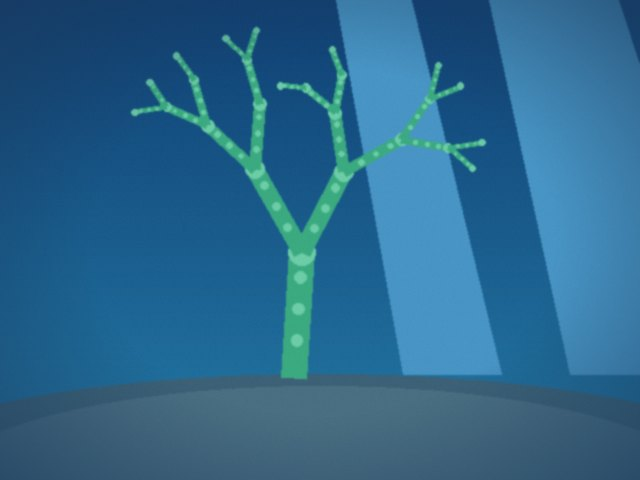
#> input picture ai-service/data/corals/img_cache/species-acropora-humilis.jpg, 640 x 480 px; its folder holds only this picture in this run
$ python check_capture_quality.py --image ../ai-service/data/corals/img_cache/species-acropora-humilis.jpg
#> lines starting #> are read from the running program, lines starting #| are printed output that depends on the picture
"""
拍摄条件自检：判断照片是否超出模型适用边界
================================================================
动机（已实测）：
    模型在 ≤8m 拍摄条件下覆盖率误差 ≤2.2%，15m 以上浑浊水域**完全失效**。
    但用户不会看文档，把 20m 拍的糊照片上传是常态。
    → 服务必须**自动判断照片质量**，超出边界时给出警告而不是编一个数字。

原理：
    水下成像模型 I = J·exp(-βz) + B(1-exp(-βz)) 中，红光衰减远快于蓝光。
    因此 **R/G 通道均值比** 是水深+浑浊度的良好代理：
        清水浅水  R/G ≈ 1.0
        8m 典型   R/G ≈ 0.6
        15m 浑浊  R/G ≈ 0.35
    再叠加「对比度（灰度标准差）」与「饱和度」，构成 3 维质量评分。

本脚本先用已标定的物理降质集**确定阈值**，供服务端使用。

用法：
    python check_capture_quality.py --calibrate    # 用降质集标定阈值
    python check_capture_quality.py --image x.jpg  # 评估单张
"""
import argparse
import json
import statistics
from pathlib import Path

import numpy as np
from PIL import Image

ROOT = Path(__file__).resolve().parent.parent
LEVELS = ["L0_clean", "L1_near", "L2_typical", "L3_far", "L4_harsh"]
LEVEL_CN = {"L0_clean": "原始/浅水", "L1_near": "近距3m", "L2_typical": "典型8m",
            "L3_far": "远距15m", "L4_harsh": "恶劣20m"}


def metrics(img: Image.Image) -> dict:
    """计算拍摄条件指标。"""
    a = np.asarray(img.convert("RGB")).astype(np.float32) / 255.0
    r, g, b = a[..., 0].mean(), a[..., 1].mean(), a[..., 2].mean()
#> r = 0.17; g = 0.405; b = 0.555
    gray = a @ np.array([0.299, 0.587, 0.114], dtype=np.float32)
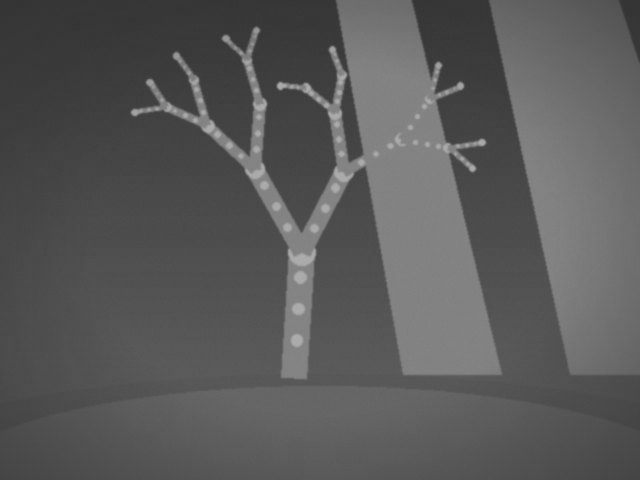
#> gray: shape (480, 640) float32; min 0.199, max 0.691, mean 0.352
    contrast = float(gray.std())
#> contrast = 0.0942
    # 饱和度：最大通道 - 最小通道 的均值
    sat = float((a.max(axis=2) - a.min(axis=2)).mean())
#> sat = 0.39
    # 蓝绿优势：B 相对 R 的强度
    rg = float(r / max(g, 1e-6))
#> rg = 0.421
    return {
        "rgRatio": round(rg, 4),
        "contrast": round(contrast, 4),
        "saturation": round(sat, 4),
        "meanRGB": [round(float(r), 4), round(float(g), 4), round(float(b), 4)],
    }


# 阈值（由 --calibrate 标定后写入）
# ⚠️ 实测发现：**R/G 通道比不是单调的**——深度增加时后向散射的雾化光饱和，
#    R/G 反而回升（L2=0.318 → L3=0.355）。因此判别主指标必须用**对比度**：
#    L0=0.189, L1=0.098, L2=0.044  →  L3/L4=0.005（10 倍断崖）。
DEFAULT_THRESHOLDS = {
    "good": {"contrast": 0.030, "rgRatio": 0.15},
    "warn": {"contrast": 0.015, "rgRatio": 0.12},
}


def verdict(m: dict, th=None) -> dict:
    """根据指标给出可用性判定（**以对比度为主判据**）。"""
    th = th or DEFAULT_THRESHOLDS
    ct, rg = m["contrast"], m["rgRatio"]
    if ct >= th["good"]["contrast"] and rg >= th["good"]["rgRatio"]:
        return {"level": "good", "usable": True, "score": round(min(ct / th["good"]["contrast"], 1.0), 3),
                "message": "拍摄条件良好，评估结果可信"}
    if ct >= th["warn"]["contrast"] and rg >= th["warn"]["rgRatio"]:
        return {"level": "warn", "usable": True, "score": round(ct / th["good"]["contrast"], 3),
                "message": "拍摄条件一般（偏深或水体较浑），建议开补光灯或浅水重拍以提高可信度"}
    return {"level": "poor", "usable": False, "score": round(ct / th["good"]["contrast"], 3),
            "message": "拍摄条件超出模型适用边界（水太深/太浑/对比度过低），"
                       "本次覆盖率估计可能严重失真，建议在 10 米以内或加补光灯重拍"}


# [52 lines left out: function calibrate, not called in this run]


def main():
    ap = argparse.ArgumentParser()
    ap.add_argument("--calibrate", action="store_true")
    ap.add_argument("--image")
    ap.add_argument("--limit", type=int, default=60)
    args = ap.parse_args()

    if args.calibrate:
        calibrate(args.limit)
        return
    if args.image:
        m = metrics(Image.open(args.image))
#> m = {'rgRatio': 0.421, 'contrast': 0.0942, 'saturation': 0.39, 'meanRGB': [0.17, 0.405, 0.555]}
        v = verdict(m)
#> in verdict, `ct, rg = m["contrast"], m["rgRatio"]`: ct = 0.0942; rg = 0.421
#> v = {'level': 'good', 'usable': True, 'score': 1, 'message': '拍摄条件良好，评估结果可信'}
        print(json.dumps({"metrics": m, "verdict": v}, ensure_ascii=False, indent=2))
#> (printed output is left out)
        return
    print("请指定 --calibrate 或 --image")


if __name__ == "__main__":
    main()

$ run again, on ai-service/data/processed/bleaching_ip/test_ip/bleached/Bunaken_32023098101_x224_y896.jpg
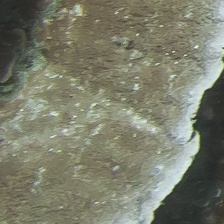
#> input picture ai-service/data/processed/bleaching_ip/test_ip/bleached/Bunaken_32023098101_x224_y896.jpg, 224 x 224 px
#> r = 0.481; g = 0.489; b = 0.42
#> in metrics, `gray = a @ np.array([0.299, 0.587, 0.114], dtype=np.float32)`:
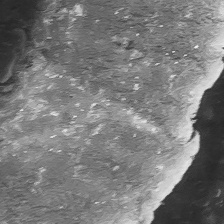
#> gray: shape (224, 224) float32; min 0.141, max 0.953, mean 0.478
#> contrast = 0.153
#> sat = 0.0783
#> in metrics, `rg = float(r / max(g, 1e-6))`: rg = 0.985
#> m = {'rgRatio': 0.985, 'contrast': 0.153, 'saturation': 0.0783, 'meanRGB': [0.481, 0.488, 0.42]}
#> in verdict, `ct, rg = m["contrast"], m["rgRatio"]`: ct = 0.153; rg = 0.985
#> v = {'level': 'good', 'usable': True, 'score': 1, 'message': '拍摄条件良好，评估结果可信'}
#> (printed output is left out)

$ run again, on ai-service/data/processed/bleaching_ip/test_ip/bleached/Bunaken_32033045401_x1120_y1174.jpg
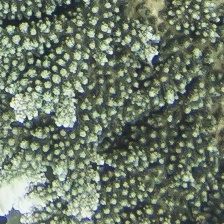
#> input picture ai-service/data/processed/bleaching_ip/test_ip/bleached/Bunaken_32033045401_x1120_y1174.jpg, 224 x 224 px
#> r = 0.426; g = 0.474; b = 0.408
#> in metrics, `gray = a @ np.array([0.299, 0.587, 0.114], dtype=np.float32)`:
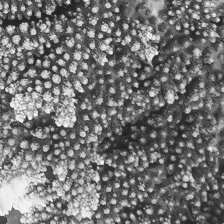
#> gray: shape (224, 224) float32; min 0.11, max 0.97, mean 0.452
#> contrast = 0.204
#> sat = 0.0819
#> in metrics, `rg = float(r / max(g, 1e-6))`: rg = 0.898
#> m = {'rgRatio': 0.898, 'contrast': 0.204, 'saturation': 0.0819, 'meanRGB': [0.426, 0.474, 0.408]}
#> in verdict, `ct, rg = m["contrast"], m["rgRatio"]`: ct = 0.204; rg = 0.898
#> v = {'level': 'good', 'usable': True, 'score': 1, 'message': '拍摄条件良好，评估结果可信'}
#> (printed output is left out)

$ run again, on ai-service/data/corals/img_cache/species-acropora-hyacinthus.jpg
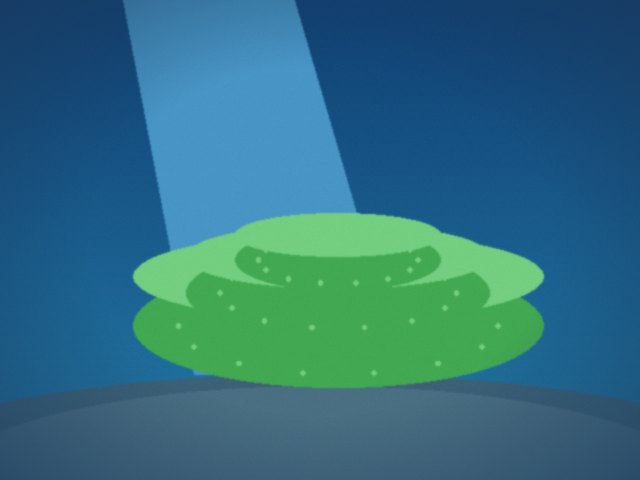
#> input picture ai-service/data/corals/img_cache/species-acropora-hyacinthus.jpg, 640 x 480 px
#> r = 0.186; g = 0.433; b = 0.502
#> in metrics, `gray = a @ np.array([0.299, 0.587, 0.114], dtype=np.float32)`:
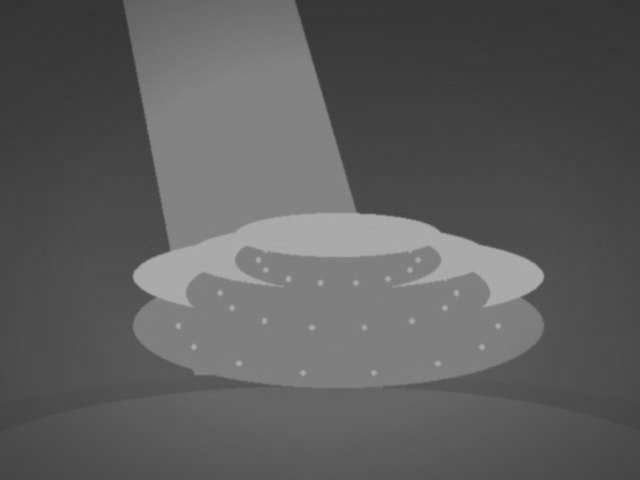
#> gray: shape (480, 640) float32; min 0.203, max 0.693, mean 0.367
#> contrast = 0.122
#> sat = 0.377
#> in metrics, `rg = float(r / max(g, 1e-6))`: rg = 0.431
#> m = {'rgRatio': 0.431, 'contrast': 0.122, 'saturation': 0.377, 'meanRGB': [0.186, 0.433, 0.502]}
#> in verdict, `ct, rg = m["contrast"], m["rgRatio"]`: ct = 0.122; rg = 0.431
#> v = {'level': 'good', 'usable': True, 'score': 1, 'message': '拍摄条件良好，评估结果可信'}
#> (printed output is left out)
